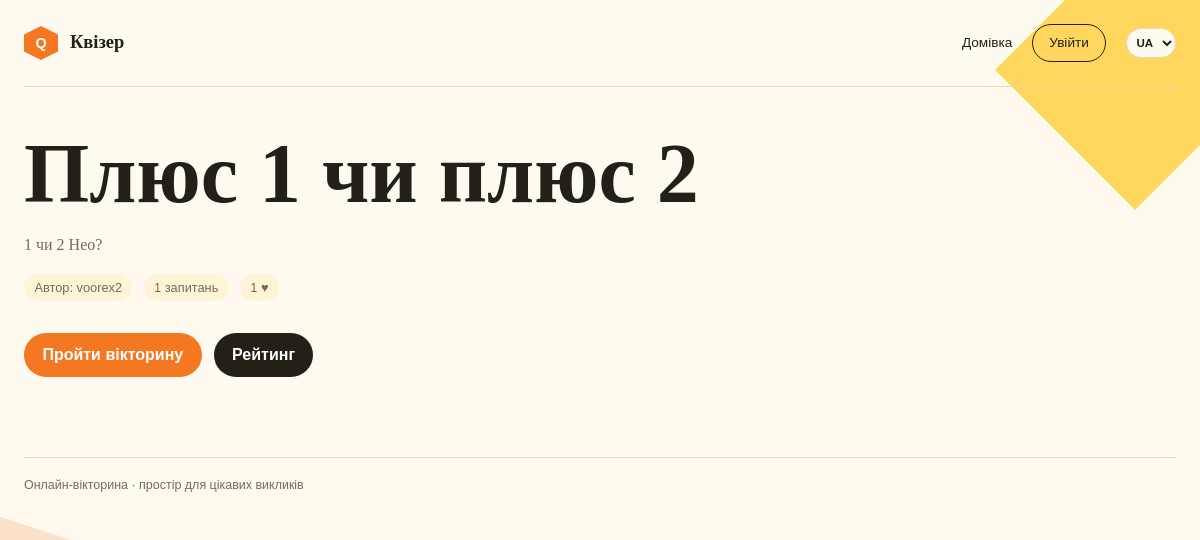
The page /quizzes/1/ on the database its author committed.
### quizzes/models.py (models this page shows, shortened)
class Quiz(models.Model):
    title = models.CharField(max_length=200)
    description = models.TextField(blank=True)
    category = models.ForeignKey(Category, null=True, blank=True, on_delete=models.SET_NULL, related_name='quizzes', verbose_name=_('Category'))
    shuffle_answers = models.BooleanField(_('Shuffle answers'), default=True)
    shuffle_questions = models.BooleanField(_('Shuffle questions'), default=False)
    announced = models.BooleanField(default=False, editable=False)
    owner = models.ForeignKey(
        settings.AUTH_USER_MODEL,
        on_delete=models.CASCADE,
        related_name='owned_quizzes',
    )
    invite_code = models.CharField(max_length=8, unique=True, editable=False)
    is_published = models.BooleanField(default=False)
    is_private = models.BooleanField(default=False)
    created_at = models.DateTimeField(auto_now_add=True)
    updated_at = models.DateTimeField(auto_now=True)
    class Meta:
        ordering = ('-created_at',)
        verbose_name = _('Quiz')
        verbose_name_plural = _('Quizzes')

### quizzes/views.py (the view)
# urls.py: path('<int:pk>/', quiz_detail_view, name='quiz_detail'),
def quiz_detail_view(request, pk):
    quiz = get_object_or_404(Quiz.objects.annotate(like_count=Count('likes')), pk=pk)
    if not quiz.is_published and quiz.owner_id != request.user.id:
        raise Http404(_('Quiz not found'))
    can_view_private = not quiz.is_private or quiz.owner_id == request.user.id or request.session.get(f'joined_quiz_{quiz.pk}')
    if not can_view_private:
        return redirect('quiz_join')
    liked = request.user.is_authenticated and QuizLike.objects.filter(quiz=quiz, user=request.user).exists()
    favorite = request.user.is_authenticated and Favorite.objects.filter(quiz=quiz, user=request.user).exists()
    following = request.user.is_authenticated and AuthorFollow.objects.filter(author=quiz.owner, user=request.user).exists()
    return render(request, 'quizzes/quiz_detail.html', {'quiz': quiz, 'liked': liked, 'favorite': favorite, 'following': following})

### quizzes/context_processors.py (called while the page is built)
def notification_count(request):
    if not request.user.is_authenticated:
        return {}
    return {'unread_notifications': request.user.notifications.filter(
        is_read=False, quiz__is_published=True, quiz__is_private=False).count()}

### quizzes/templates/quizzes/quiz_detail.html (shortened to what this page needs)
{% extends 'login/base.html' %}
{% load i18n %}
{% block content %}
<h1>{{ quiz.title }}</h1>
<p>{{ quiz.description }}</p>
<div class="quiz-meta">
	<span class="meta-pill">{% trans 'Author' %}: {{ quiz.owner.username }}</span>
	<span class="meta-pill">{{ quiz.questions.count }} {% trans 'questions' %}</span>
	<span class="meta-pill">{{ quiz.like_count }} ♥</span>
</div>
<div class="links">
    {% if quiz.questions.exists %}
        <a class="button" href="{% url 'quiz_take' quiz.pk %}">{% trans 'Take quiz' %}</a>
    {% endif %}
    <a class="button secondary" href="{% url 'quiz_rating' quiz.pk %}">{% trans 'Rating' %}</a>
</div>
{% endblock %}

### login/templates/login/base.html (style rules this page uses)
:root { --ink: #242018; --muted: #746b5b; --paper: #fffaf0; --cream: #fff4d6; --yellow: #ffc928; --orange: #f47721; --line: #ead9b5; font-family: Georgia, 'Times New Roman', serif; color: var(--ink); background: var(--paper); }
* { box-sizing: border-box; }
body { margin: 0; min-width: 320px; min-height: 100vh; overflow-x: hidden; }
body::before, body::after { content: ''; position: fixed; z-index: -1; pointer-events: none; }
body::before { width: 280px; height: 280px; top: -70px; right: -75px; background: var(--yellow); clip-path: polygon(50% 0, 100% 50%, 50% 100%, 0 50%); opacity: .72; }
body::after { width: 180px; height: 180px; bottom: 3%; left: -65px; border: 28px solid var(--orange); transform: rotate(18deg); opacity: .18; }
a { color: inherit; }
.quiz-meta { display: flex; gap: .7rem; flex-wrap: wrap; margin: 1rem 0 2rem; color: var(--muted); font-family: Arial, sans-serif; font-size: .8rem; }
.meta-pill { padding: .4rem .65rem; border-radius: 999px; background: var(--cream); }
h1, h2, p { margin-top: 0; }
h1 { max-width: 680px; margin-bottom: 1.25rem; font-size: clamp(3rem, 7vw, 6.5rem); line-height: .92; letter-spacing: 0; }
p { color: var(--muted); line-height: 1.6; }
button, .button { display: inline-block; border: 0; border-radius: 999px; padding: .8rem 1.15rem; background: var(--orange); color: white; font-family: Arial, sans-serif; font-weight: bold; text-decoration: none; cursor: pointer; }
.secondary { background: var(--ink); }
.links { display: flex; gap: .75rem; flex-wrap: wrap; margin-top: 1.5rem; }

### rows shown on the page
Quiz: title "Плюс 1 чи плюс 2", description "1 чи 2 Нео?", owner.username "voorex2", questions.count "1", like_count "1"
